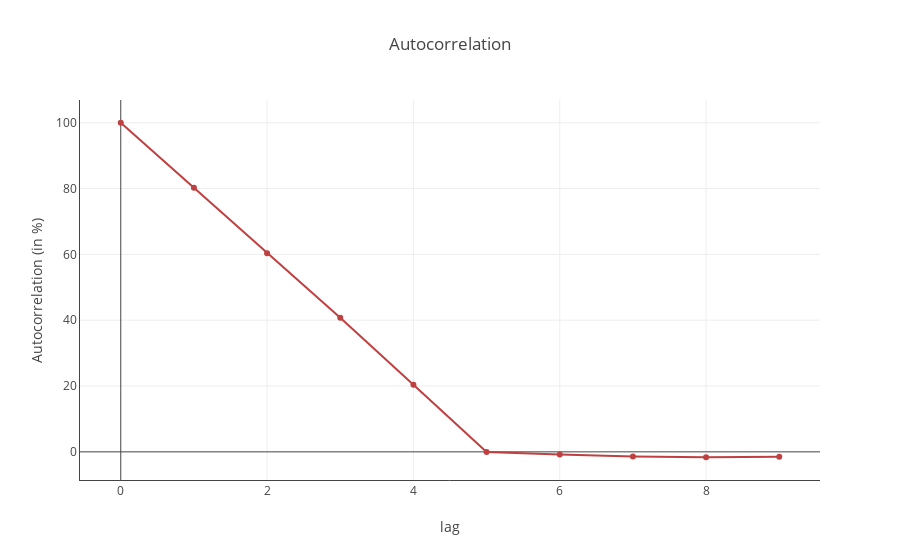

The cell this chart's notebook holds for it:
### Markdown cell above
For not too large values of the predictor, we approximately have $\mathbb{E}[r_{t+1}] = p_t$. We also have a positive autocorrelation as seen in the autocorrelation plot below (by construction of the predictor with overlapping returns).

### Code cell
def corr(i):
    return 100*np.corrcoef(data.predictor[5+i:], data.predictor.shift(i)[5+i:])[0,1]
plt.plot_scatter([[i for i in range(10)]], [[corr(i) for i in range(10)]], ['Autocorrelation function'], 'Autocorrelation', 'lag', 'Autocorrelation (in %)')

### Figure 1 — Plotly figure (JSON) as saved in the notebook; plotly's stock layout.template omitted (floating-point values rounded to 4 significant figures)
{"data": [{"marker": {"color": "hsl(0.0,50%,50%)"}, "mode": "markers+lines", "name": "Autocorrelation function", "type": "scatter", "uid": "f898b47a-780a-4bd1-8d18-ed15cc08a22c", "x": [0, 1, 2, 3, 4, 5, 6, 7, 8, 9], "y": [100.0, 80.21, 60.34, 40.75, 20.41, -0.06606, -0.8076, -1.389, -1.642, -1.456]}], "layout": {"title": "Autocorrelation", "xaxis": {"showline": true, "title": "lag", "zeroline": true}, "yaxis": {"showline": true, "title": "Autocorrelation (in %)", "zeroline": true}}}
